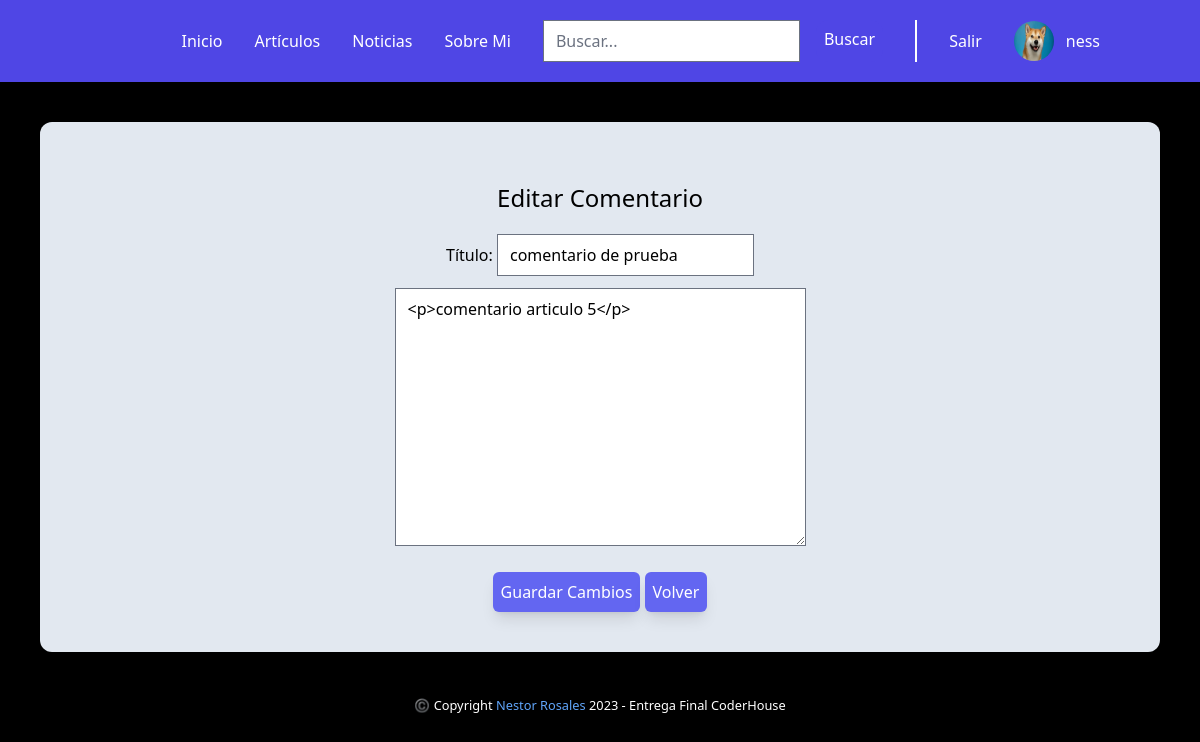
Page /update_comment/16 (signed in) on the committed database.
### users/models.py (models this page shows, shortened)
class Avatar(models.Model):
    user = models.OneToOneField(User, on_delete=models.CASCADE)
    descripcion = models.TextField(null=True, blank=True)
    link = models.URLField(null=True, blank=True)
    imagen = models.ImageField(upload_to='avatars', null=True, blank=True)

### blog/models.py (models this page shows, shortened)
class Comentario(models.Model):
    user = models.ForeignKey(User, editable=False, null=True, on_delete=models.SET_NULL)
    comment = models.ForeignKey(Articulo, related_name="comentarios", on_delete=models.CASCADE, null=True)
    titulo = models.CharField(max_length=20)
    cuerpo = RichTextField()
    fecha = models.DateTimeField(auto_now_add=True, editable=False)
    class Meta:
        ordering = ['-fecha']
    class Meta:
        ordering = ["titulo", "fecha"]

### blog/views.py (the view, shortened to what this page needs)
# urls.py: path("update_comment/<int:pk>", views.CommentUpdate.as_view(), name="Editar Comentario",),
class CommentUpdate(LoginRequiredMixin, UpdateView):
    model = Comentario
    template_name = 'update_comment.html'
    fields = ['titulo', 'cuerpo']
    def get_object(self, *args, **kwargs):
        obj = super().get_object(*args, **kwargs)
        if obj.user != self.request.user:
            raise PermissionError("No tiene permisos para editar este elemento!")
        return obj

### blog/templates/update_comment.html (shortened to what this page needs)
{% extends "./index.html" %} {% load static tailwind_tags %} {% block content %}
<main class="text-center m-10 p-10 bg-slate-200 rounded-xl">
  <h1 class="text-2xl p-5">Editar Comentario</h1>
  <form action="" method="POST" enctype="multipart/form-data">
    <ul class="flex flex-col gap-3">
        <li>
        <label>Título: </label>
        {{form.titulo}}
        </li>
        <li>{{form.cuerpo}}</li>
    </ul>
    <button
    class="bg-indigo-500 shadow-lg p-2 rounded-md text-white hover:bg-white hover:text-black mt-5"
  >
    Guardar Cambios
  </button>
  <input
  type=button
  value='Volver'
  onClick="javascript:history.go(-1);"
  class="bg-indigo-500 hover:cursor-pointer shadow-lg p-2 rounded-md text-white hover:bg-white hover:text-black mt-5"
  >
  </form>
</main>
{% endblock %}

### blog/templates/index.html (shortened to what this page needs)
<!DOCTYPE html>
<html lang="en">
  {% load static tailwind_tags %}
  {% load static %}
  <head>
    {% tailwind_css %}
  </head>
  <body class="bg-black">
    <header class="sticky top-0 z-50">
      <nav class="text-2xl p-5 bg-indigo-600 max-2xl:text-base">
        <ul class="flex flex-row gap-10 place-content-end mr-20 text-white items-center max-2xl:gap-8 max-2xl:items-center" >
          <li>
            <a href="{% url 'index' %}">Inicio</a>
          </li>
          {% if user.is_authenticated %}
          <li>
            <a href="{% url 'Artículos' %}">Artículos</a>
          </li>
          <li>
            <a href="{% url 'Noticias' %}">Noticias</a>
          </li>
          {% endif %}
          <li>
            <a href="{% url 'Sobre Mi' %}">Sobre Mi</a>
          </li>
          {% if user.is_authenticated %}
          <form class="flex flex-row gap-4 pr-8 border-r-2 border-white" action="{% url "Resultados" %}" method="get">
            <input class="text-black" type="text" placeholder="Buscar..." name="titulo" id="id_titulo" />
            <button
              type="submit"
              class="bg-indigo-600 px-2 pb-1 rounded-xl text-white hover:bg-indigo-700 hover:text-white"
            >
              Buscar
            </button>
          {% endif %}
          </form>
          {% if user.is_authenticated %}
          <li>
            <a href="{% url 'logout' %}">Salir</a>
          </li>
          <li class="flex items-center gap-3">
            {% if request.user.avatar.imagen %}
            <img class="h-10 w-10 rounded-full" src="{{request.user.avatar.imagen.url}}" alt="{{request.user.username}}">
          {% endif %}
            <a href="{% url 'Perfil' request.user.username %}">{{request.user.username}}</a>
          </li>
          {% endif %}
        </ul>
      </nav>
    </header>
    {% block content %}{% endblock %}
    <footer class="text-center pb-5 text-white">
      <small
        >©️ Copyright
        <a class="text-blue-400" href="https://ness733.github.io"
          >Nestor Rosales</a
        >
        2023 - Entrega Final CoderHouse</small
      >
    </footer>
  </body>
</html>

### rows in the picture
Comentario: titulo "comentario de prueba", cuerpo "<p>comentario articulo 5</p>"

### other values in the picture
{{ request.user.username }} "ness"
